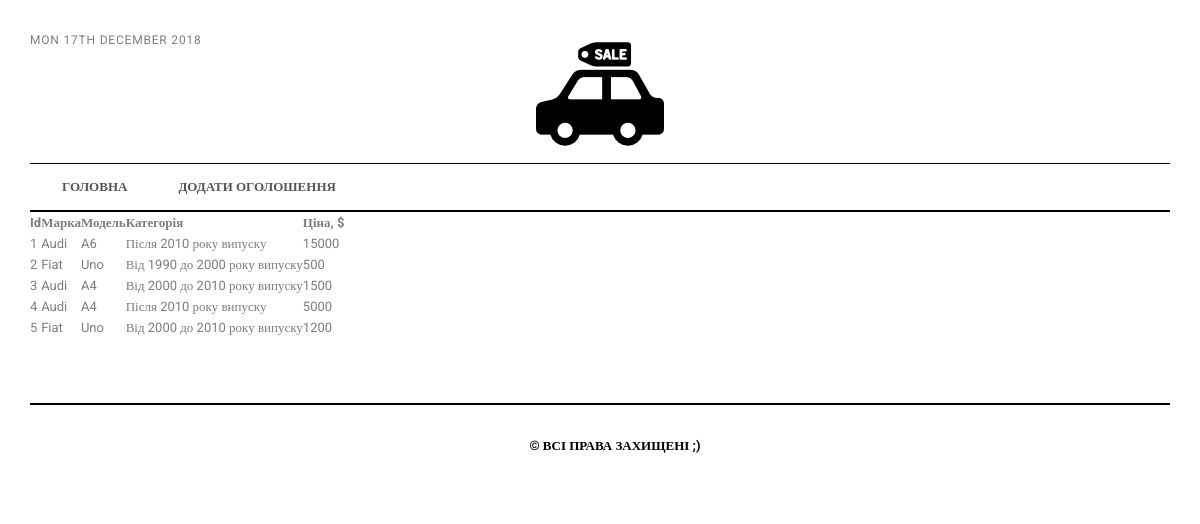
/advert/, run on the app's committed database.
### advert/models.py (models this page shows, shortened)
class Advert(models.Model):
    brand = models.ForeignKey(CarBrand, on_delete=models.SET_NULL, null=True)
    model = models.ForeignKey(CarModel, on_delete=models.SET_NULL, null=True)
    category = models.IntegerField()
    price = models.IntegerField()
    name = models.CharField(max_length = 50)

class CarBrand(models.Model):
    name = models.CharField(max_length=30)

class CarModel(models.Model):
    brand = models.ForeignKey(CarBrand, on_delete=models.CASCADE)
    name = models.CharField(max_length=30)

### advert/views.py (the view)
# urls.py: path('', views.AdvertListView.as_view(), name='advert_changelist'),
class AdvertListView(ListView):
    model = Advert
    context_object_name = 'adverts'

### advert/templates/advert/advert_list.html (shortened to what this page needs)
{% extends 'wrapper.html' %}
{% load static %}
{% block content %}
  <table id="table" data-toggle="table" data-filter-control="true" data-toolbar="#toolbar" class="table-responsive">
    <thead>
      <tr>
        <th data-field="id" data-sortable="true">Id</th>
        <th data-field="brand" data-filter-control="select" data-sortable="true">Марка</th>
        <th data-field="model" data-filter-control="select" data-sortable="true">Модель</th>
        <th data-field="category" data-filter-control="select" data-sortable="true">Категорія</th>
        <th data-field="price" data-sortable="true">Ціна, $</th>
      </tr>
    </thead>
    <tbody>
      {% for advert in adverts %}
        <tr class='clickable-row' data-href="{% url 'advert_change' advert.pk %}">
          <td>{{ advert.pk }}</td>
          <td>{{ advert.brand.name }}</td>
          <td>{{ advert.model.name }}</td>
          <td>
            {% if advert.category < 1990 %}
                До 1990 року випуску
            {% elif advert.category < 2000 %}
                Від 1990 до 2000 року випуску
            {% else %}
                {% if advert.category < 2010 %}
                    Від 2000 до 2010 року випуску
                {% else %}
                    Після 2010 року випуску
                {% endif %}
            {% endif %}
          </td>
          <td>{{ advert.price }}</td>
        </tr>
      {% empty %}
        <tr>
          <td colspan="5">Немає оголошень в базі. <a href="{% url 'advert_add' %}">Додати перше оголошення</a>.</td>
        </tr>
      {% endfor %}
    </tbody>
  </table>
{% endblock %}

### templates/wrapper.html (shortened to what this page needs)
{% load static %}
<!DOCTYPE html>
<html>
<head>
  <link href="{% static "css/bootstrap.min.css" %}" rel="stylesheet">
  <link href="{% static "css/bootstrap-editable.css" %}" rel="stylesheet">
  <link href="{% static "css/bootstrap-table.min.css" %}" rel="stylesheet">
  <link href="{% static "fonts/font-awesome/font-awesome.min.css" %}" rel="stylesheet">
  <link href="{% static "css/style.css" %}" rel="stylesheet">
</head>
<body>
  <div class="content-wrapper">
    <section id="header_section_wrapper" class="header_section_wrapper">
        <div class="container">
            <div class="header-section">
                <div class="row">
                    <div class="col-md-4">
                        <div class="left_section">
                            <span class="date">
                                {% now "D" %}
                            </span>
                            <span class="time">
                                {% now "jS F Y" %}
                            </span>
                        </div>
                    </div>
                    <div class="col-md-4">
                        <div class="logo">
                            <a href="/"><img src="{% static "img/cs.png" %}"></a>
                        </div>
                    </div>
                </div>
            </div>
            <div class="navigation-section">
                <nav class="navbar-default">
                    <div class="container">
                        <ul class="nav navbar-nav main-nav">
                            <li class="active"><a href="/">Головна</a></li>
                            <li class="active"><a href="{% url 'advert_add' %}">Додати оголошення</a></li>
                        </ul>
                    </div>
                </nav>
            </div>
            {% block content %}
            {% endblock %}
        </div>
    </section>
    <section id="footer_section" class="footer_section">
        <div class="footer_bottom_Section">
            <div class="container">
                <div class="row">
                    <div class="footer">
                        <div class="col-sm-12">
                            <p>&copy; Всі права захищені ;)</p>
                        </div>
                    </div>
                </div>
            </div>
        </div>
    </section>
  </div>
  </body>
  </html>

### static/css/style.css (style rules this page uses)
body { font-family: 'Roboto', serif; font-size: 13px; line-height: 21px; color: #7d7d7d; background: #ffffff; }
a { color : #010101; text-decoration : none; -webkit-transition : all 0.3s ease 0s; -moz-transition : all 0.3s ease 0s; -o-transition : all 0.3s ease 0s; transition : all 0.3s ease 0s; }
a, a:active, a:focus, a:active { text-decoration : none; outline : none }
ul { margin: 0; padding: 0; list-style: none; }
section { margin-top: 5px; }
.header_section_wrapper { margin: 0 !important; padding-top: 30px; }
.header-section .logo { text-align: center; margin: 0 auto; }
.header-section .left_section { text-transform: uppercase; font-size: 12px; letter-spacing: 0.8px; }
.header-section .date { padding-bottom: 15px; }
.header-section .time { padding-bottom: 15px; }
.navigation-section .navbar-default { border-top: 1px solid #000; border-bottom: 2px solid #000; margin-top: 5px; background: transparent; border-radius: 0; }
@media (min-width: 768px) { .navigation-section .navbar-nav { margin: 0 0%; } }
@media (min-width: 768px) { .navbar-default { background-color: #fff; padding: 5px 0; border-color: transparent; -webkit-transition: all .5s ease-in-out; -moz-transition: all .5s ease-in-out; transition: all .5s ease-in-out; } }
.navbar-default { margin-bottom: 0; }
.navbar-default .navbar-nav > li { margin-right: 17px; }
.navbar-default .navbar-nav > li:last-child { margin-right: 0px; }
.navbar-default .navbar-nav > li > a { color: #000; padding: 8px 17px; text-transform: uppercase; font-weight: bold; }
.navbar-default .navbar-nav > .active > a, .navbar-default .navbar-nav > .active > a:focus, .navbar-default .navbar-nav > .active > a:hover { background-color: transparent; }
.footer_section { padding: 30px; }
.footer_bottom_Section { border-top: 2px solid #000; padding: 30px 0; text-transform: uppercase; text-align: center; margin-top: 30px; }
.footer_bottom_Section p { font-weight: bold; text-shadow: #000; color: #000; }

### data on the page
Advert: pk "1", brand.name "Audi", model.name "A6", category "Після 2010 року випуску", price "15000"
Advert: pk "2", brand.name "Fiat", model.name "Uno", category "Від 1990 до 2000 року випуску", price "500"
Advert: pk "3", brand.name "Audi", model.name "A4", category "Від 2000 до 2010 року випуску", price "1500"
Advert: pk "4", brand.name "Audi", model.name "A4", category "Після 2010 року випуску", price "5000"
Advert: pk "5", brand.name "Fiat", model.name "Uno", category "Від 2000 до 2010 року випуску", price "1200"
